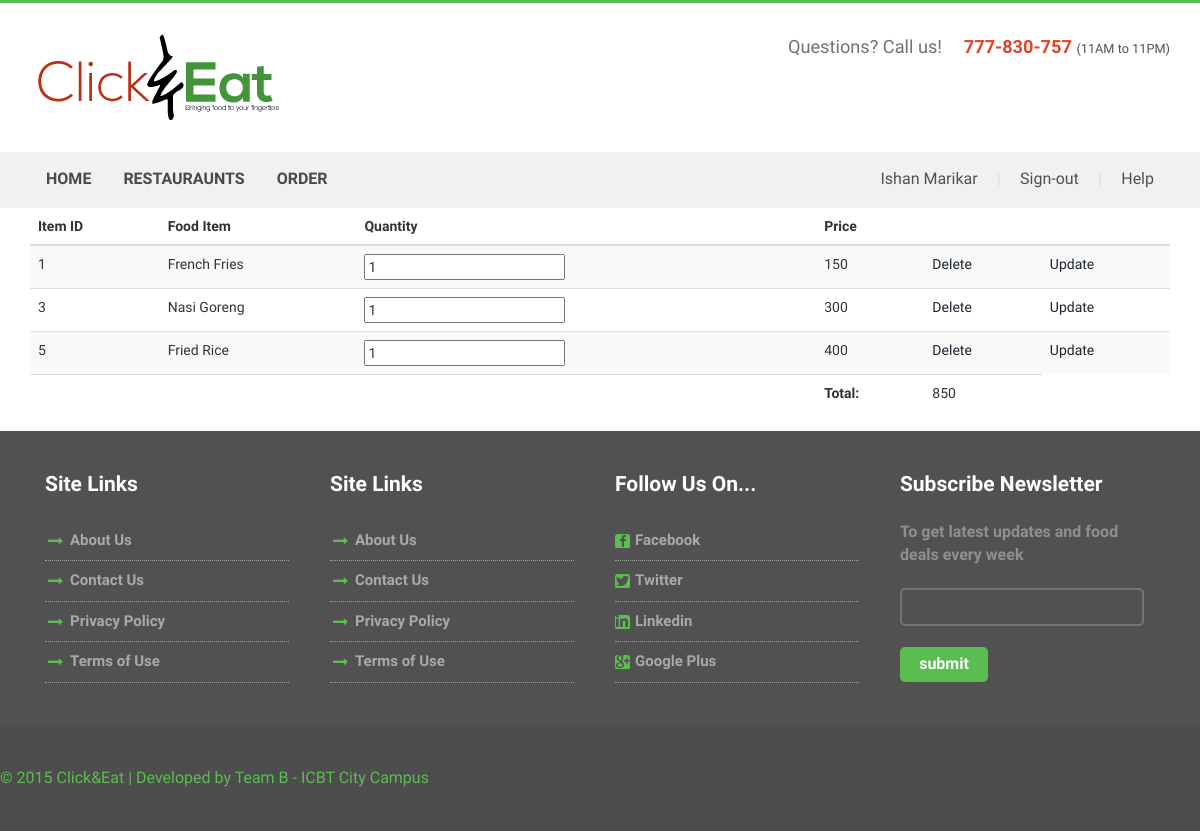
Screenshot of /ShoppingCart.php (signed in) with the database file from the repository.
### tables this page shows
CREATE TABLE IF NOT EXISTS `pages` (
  `pageID` int(11) NOT NULL AUTO_INCREMENT,
  `pageTitle` text NOT NULL,
  `pageLocation` text NOT NULL,
  PRIMARY KEY (`pageID`)
);

CREATE TABLE IF NOT EXISTS `cart_items` (
  `cartItem_ID` int(11) NOT NULL AUTO_INCREMENT,
  `meal_id` int(11) NOT NULL,
  `quantity` int(11) NOT NULL,
  `cartId` int(11) NOT NULL,
  PRIMARY KEY (`cartItem_ID`),
  KEY `FK_cart_items_meal` (`meal_id`),
  KEY `FK_cart_items_cart` (`cartId`),
  CONSTRAINT `FK_cart_items_cart` FOREIGN KEY (`cartId`) REFERENCES `cart` (`cartId`),
  CONSTRAINT `FK_cart_items_meal` FOREIGN KEY (`meal_id`) REFERENCES `meal` (`meal_id`)
);

CREATE TABLE IF NOT EXISTS `meal` (
  `meal_id` int(11) NOT NULL AUTO_INCREMENT,
  `mealName` text NOT NULL,
  `mealDescription` text NOT NULL,
  `menuId` int(11) DEFAULT NULL,
  `mealPrice` int(11) NOT NULL,
  `restaurantId` int(11) NOT NULL,
  PRIMARY KEY (`meal_id`),
  KEY `FK_RestaurantId` (`restaurantId`),
  KEY `FK_MenuId` (`menuId`),
  CONSTRAINT `FK_MenuId` FOREIGN KEY (`menuId`) REFERENCES `menu` (`Menu_No`),
  CONSTRAINT `FK_RestaurantId` FOREIGN KEY (`restaurantId`) REFERENCES `restaurant` (`Restaurant_ID`)
);

### includes/database.class.php (called while the page is built, shortened)
<?php
class Database
{
	private function createConnection()
	{
		try {
			$dsn = "mysql:host=".HOST.";dbname=".DATABASE;
			$database  = new \PDO($dsn, USERNAME, PASSWORD);
			$database->setAttribute(\PDO::ATTR_ERRMODE, \PDO::ERRMODE_EXCEPTION);
			return $database;
		} catch (\PDOException $ex) {
			$GLOBALS['error'] = $ex->getMessage();
			return null;
		}
	}
	public function query( $query, $queryParameters )
	{
		try {
			$connection = $this->createConnection();
			if (empty($queryParameters)) {
				$preparedStatement = $connection->query($query);
			} else {
				$preparedStatement = $connection->prepare($query);
			}
			if (!empty($queryParameters)) {
				$preparedStatement->execute($queryParameters);
			}
			$result = $preparedStatement->fetchAll();
			return $result;
		} catch (\PDOException $ex) {
			$GLOBALS['error'] = $ex->getMessage();
			throw $ex;
		}
	}
}

### includes/ShoppingCart.class.php (called while the page is built, shortened)
<?php
	require_once("database.class.php");
class ShoppingCart extends \FinalProject\Database{
	public function getAllItems($userId)
	{
		$sql = "SELECT cart.cartId,
				cart.userId,
				cart_items.cartItem_ID,
				meal.meal_id, meal.mealName,
				meal.mealDescription,
				cart_items.quantity,
				meal.mealPrice, meal.restaurantId
				from cart
				INNER JOIN cart_items
				ON cart.cartId = cart_items.cartId
				INNER JOIN meal
				ON cart_items.meal_id = meal.meal_id
				WHERE userId = :userId";
		$queryParameters = array(
			":userId" => $userId
		);
		$result = $this->query($sql, $queryParameters);
		return $result;
	}
}

### ShoppingCart.php (the view, shortened to what this page needs)
<?php
	include_once("includes/webpage.class.php");
	require_once("includes/shoppingcart.class.php");
	$shoppingCart = new ShoppingCart();
	$webPage = new \FinalProject\WebPage("Shopping Cart");
	$headerContent = $webPage->addHeader();
	echo $headerContent;
	if (isset($_SESSION['currentUserID'])) {
		$currentUserID = $_SESSION['currentUserID'];
		$cartItems = $shoppingCart->getAllItems($currentUserID);
	}
?>
	<div class="container">
	<table class="table table-striped">
		<thead>
		<tr>
			<th>Item ID</th>
			<th>Food Item</th>
			<th>Quantity</th>
			<th>Price</th>
			<th></th>
			<th></th>
		</tr>
		</thead>
		<tbody>
<?php if(!empty($cartItems)){
	$total = 0;
	foreach($cartItems as $item){?>
		<tr>
			<td><?php echo $item['meal_id']?></td>
			<td><?php echo $item['mealName'] ?></td>
			<td><?php echo("<input value='{$item['quantity']}'>")?></td>
			<td><?php $price =  $item['mealPrice'] * $item['quantity'];
					echo $price;
					$total = $total + $price;
				?></td>
			<td><a href="<?php echo("shoppingcart.php?action=delete&cart_item=".$item['cartItem_ID']); ?>">Delete</a></td>
			<td><a href="<?php echo("shoppingcart.php?action=update&cart_item=".$item['cartItem_ID']."?quantity=");?>">Update</a></td>
		</tr>
	<?php }?>
	<tr>
		<td></td>
		<td></td>
		<td></td>
		<td><strong>Total: </strong></td>
		<td><?php echo $total ?></td>
	</tr>
		<?php }
	else {
		echo("<h4>No items in the shopping cart.</h4>");
	}?>
		</tbody>
		</table>
	</div>
<?php
	$footerContent = $webPage->addFooter();
	echo $footerContent;
?>

### includes/webpage.class.php (shortened to what this page needs)
<?php
require_once("database.class.php");
class WebPage extends Database
{
	var $siteName;
	var $copyrightYear;
	var $developedBy;
	var $title;
	public function __construct( $title )
	{
		$this->copyrightYear = date("Y");
		$this->developedBy = "Team B - ICBT City Campus";
		$this->siteName = "Click&Eat";
		$this->title = $title;
	}
	public function addHeader()
	{
		$content = "<!DOCTYPE html> ";
		$content .= "<html> ";
		$content .= "<head> ";
		$content .= "<title>{$this->title} | {$this->siteName}</title> ";
		$content .= "<link href='/css/bootstrap.css' rel='stylesheet' type='text/css' /> ";
		$content .= " ";
		$content .= "<script src='/js/jquery.min.js'></script> ";
		$content .= " ";
		$content .= "<link href='/css/style.css' rel='stylesheet' type='text/css' media='all' /> ";
		$content .= " ";
		$content .= "<meta name='viewport' content='width=device-width, initial-scale=1'> ";
		$content .= "<script type='application/x-javascript'> addEventListener('load', function() { setTimeout(hideURLbar, 0); }, false); function hideURLbar(){ window.scrollTo(0,1); }</script> ";
		$content .= " ";
		$content .= "<link href='http://fonts.googleapis.com/css?family=Source+Sans+Pro:200,300,400,600,700,900,200italic,300italic,400italic,600italic,700italic,900italic' rel='stylesheet' type='text/css'> ";
		$content .= "<link href='http://fonts.googleapis.com/css?family=Lobster+Two:400,400italic,700,700italic' rel='stylesheet' type='text/css'> ";
		$content .= " ";
		$content .= "<script src='/js/wow.min.js'></script> ";
		$content .= "<link href='/css/animate.css' rel='stylesheet' type='text/css' /> ";
		$content .= "<script> ";
		$content .= "new WOW().init(); ";
		$content .= "</script> ";
		$content .= "<script type='text/javascript' src='/js/move-top.js'></script> ";
		$content .= "<script type='text/javascript' src='/js/easing.js'></script> ";
		$content .= "<script type='text/javascript'> ";
		$content .= "jQuery(document).ready(function($) { ";
		$content .= "$('.scroll').click(function(event){		 ";
		$content .= "event.preventDefault(); ";
		$content .= "$('html,body').animate({scrollTop:$(this.hash).offset().top},1200); ";
		$content .= "}); ";
		$content .= "}); ";
		$content .= "</script> ";
		$content .= "</head> ";
		$content .= "<body> ";
		$content .= " ";
		$content .= "<div class='header'> ";
		$content .= "<div class='container'> ";
		$content .= "<div class='top-header'> ";
		$content .= "<div class='logo'> ";
		$content .= "<a href='./index.php'><img src='/images/logo.png' class='img-responsive' alt='' /></a> ";
		$content .= "</div> ";
		$content .= "<div class='queries'> ";
		$content .= "<p>Questions? Call us!<span>777-830-757 </span><label>(11AM to 11PM)</label></p> ";
		$content .= "</div> ";
		$content .= "<div class='clearfix'></div> ";
		$content .= "</div> ";
		$content .= "</div> ";
		$content .= "<div class='menu-bar'> ";
		$content .= "<div class='container'> ";
		$content .= "<div class='top-menu'> ";
		$content .= "<ul> ";
		$content .=  $this->addNavigationBar();
		$content .= "</ul> ";
		$content .= "</div> ";
		$content .= "<div class='login-section'> ";
		$content .= "<ul> ";
		if(isset($_SESSION['isLogged']) and $_SESSION['isLogged'] == true) {
			$content .= "<li><a href='#'>{$_SESSION['fullName']}</a>  </li> | ";
			$content .= "<li><a href='./includes/functions.php?action=logout'>Sign-out</a> </li> | ";
		}
		else {
			$content .= "<li><a href='#sign-in' data-toggle='modal' data-target='#signinModal'>Login</a>  </li> | ";
			$content .= "<li><a href='./register'>Register</a> </li> | ";
		}
		$content .= "<li><a href='#'>Help</a></li> ";
		$content .= "<div class='clearfix'></div> ";
		$content .= "</ul> ";
		$content .= "</div> ";
		$content .= "<div class='clearfix'></div> ";
		$content .= "</div> ";
		$content .= "</div> ";
		$content .= "</div> ";
		return $content;
	}
	private function addNavigationBar()
	{
		$sql = "SELECT * from pages";
		$queryParameters = "";
		$result = $this->query($sql, $queryParameters);
		$content = "";
		foreach ($result as $pages) {
			if ($this->title == $pages['pageTitle']) {
				$content .= "<li class='active'><a href='./{$pages['pageLocation']}'>{$pages['pageTitle']}</a></li>";
			} else {
				$content .= "<li><a href='./{$pages['pageLocation']}'>{$pages['pageTitle']}</a></li>";
			}
		}
		$content .= "<div class='clearfix'></div>";
		return $content;
	}
	public function addFooter()
	{
		$content = "<div class='contact-section' id='contact'>";
		$content .= "<div class='container'>";
		$content .= "<div class='contact-section-grids'>";
		$content .= "<div class='col-md-3 contact-section-grid wow fadeInLeft' data-wow-delay='0.4s'>";
		$content .= "<h4>Site Links</h4>";
		$content .= "<ul>";
		$content .= "<li><i class='point'></i></li>";
		$content .= "<li class='data'><a href='#'>About Us</a></li>";
		$content .= "</ul>";
		$content .= "<ul>";
		$content .= "<li><i class='point'></i></li>";
		$content .= "<li class='data'><a href='#'>Contact Us</a></li>";
		$content .= "</ul>";
		$content .= "<ul>";
		$content .= "<li><i class='point'></i></li>";
		$content .= "<li class='data'><a href='#'>Privacy Policy</a></li>";
		$content .= "</ul>";
		$content .= "<ul>";
		$content .= "<li><i class='point'></i></li>";
		$content .= "<li class='data'><a href='#'>Terms of Use</a></li>";
		$content .= "</ul>";
		$content .= "</div>";
		$content .= "<div class='col-md-3 contact-section-grid wow fadeInLeft' data-wow-delay='0.4s'>";
		$content .= "<h4>Site Links</h4>";
		$content .= "<ul>";
		$content .= "<li><i class='point'></i></li>";
		$content .= "<li class='data'><a href='#'>About Us</a></li>";
		$content .= "</ul>";
		$content .= "<ul>";
		$content .= "<li><i class='point'></i></li>";
		$content .= "<li class='data'><a href='#'>Contact Us</a></li>";
		$content .= "</ul>";
		$content .= "<ul>";
		$content .= "<li><i class='point'></i></li>";
		$content .= "<li class='data'><a href='#'>Privacy Policy</a></li>";
		$content .= "</ul>";
		$content .= "<ul>";
		$content .= "<li><i class='point'></i></li>";
		$content .= "<li class='data'><a href='#'>Terms of Use</a></li>";
		$content .= "</ul>";
		$content .= "</div>";
		$content .= "<div class='col-md-3 contact-section-grid wow fadeInRight' data-wow-delay='0.4s'>";
		$content .= "<h4>Follow Us On...</h4>";
		$content .= "<ul>";
		$content .= "<li><i class='fb'></i></li>";
		$content .= "<li class='data'> <a href='#'>  Facebook</a></li>";
		$content .= "</ul>";
		$content .= "<ul>";
		$content .= "<li><i class='tw'></i></li>";
		$content .= "<li class='data'> <a href='#'>Twitter</a></li>";
		$content .= "</ul>";
		$content .= "<ul>";
		$content .= "<li><i class='in'></i></li>";
		$content .= "<li class='data'><a href='#'> Linkedin</a></li>";
		$content .= "</ul>";
		$content .= "<ul>";
		$content .= "<li><i class='gp'></i></li>";
		$content .= "<li class='data'><a href='#'>Google Plus</a></li>";
		$content .= "</ul>";
		$content .= "</div>";
		$content .= "<div class='col-md-3 contact-section-grid nth-grid wow fadeInRight' data-wow-delay='0.4s'>";
		$content .= "<h4>Subscribe Newsletter</h4>";
		$content .= "<p>To get latest updates and food deals every week</p>";
		$content .= "<input type='text' class='text' value='' onfocus='this.value = '';' onblur='if (this.value == '') {this.value = '';}'>";
		$content .= "<input type='submit' value='submit'>";
		$content .= "</div>";
		$content .= "<div class='clearfix'></div>";
		$content .= "</div>";
		$content .= "</div>";
		$content .= "</div>";
		$content .= "";
		$content .= "";
		$content .= "<div class='footer'>";
		$content .= "<div class='container'>";
		$content .= "</div>";
		$content .= "<p class='wow fadeInLeft' data-wow-delay='0.4s'>&copy; {$this->copyrightYear} {$this->siteName} | Developed by {$this->developedBy} </p>";
		$content .= "</div>";
		$content .= "";
		$content .= "<script type='text/javascript'>";
		$content .= "$(document).ready(function() {";
		$content .= "/*";
		$content .= "var defaults = {";
		$content .= "containerID: 'toTop', // fading element id";
		$content .= "containerHoverID: 'toTopHover', // fading element hover id";
		$content .= "scrollSpeed: 1200,";
		$content .= "easingType: 'linear'";
		$content .= "};";
		$content .= "*/";
		$content .= "$().UItoTop({ easingType: 'easeOutQuart' });";
		$content .= "});";
		$content .= "</script>";
		$content .= "<a href='#' id='toTop' style='display: block;'> <span id='toTopHover' style='opacity: 1;'> </span></a>";
		$content .= "<div class='modal fade' id='signinModal' tabindex='-1' role='dialog' aria-labelledby='basicModal' aria-hidden='true'> ";
		$content .= "    <div class='modal-dialog'>";
		$content .= "      <div class='modal-content'>";
		$content .= "        <div class='modal-header'>";
		$content .= "          <button type='button' class='close' data-dismiss='modal' aria-hidden='true'>&times;</button>";
		$content .= "          <h2 class='modal-title' id='myModalLabel'>Sign in</h2>";
		$content .= "        </div>";
		$content .= "          <form class='form-horizontal' id='register-form' name='login' action='./includes/functions.php' onsubmit='return validateLoginForm();'>";
		$content .= "            <div class='modal-body'>";
		$content .= "            <fieldset>";
		$content .= "              ";
		$content .= "              <div class='form-group'>";
		$content .= "                <label class='col-md-4 control-label' for='email'>Email:</label>";
		$content .= "                <div class='col-md-5'>";
		$content .= "                <input id='email' name='email' type='text' placeholder='username' class='form-control input-md' required=''>";
		$content .= "                </div>";
		$content .= "              </div>";
		$content .= "              ";
		$content .= "              <div class='form-group'>";
		$content .= "                <label class='col-md-4 control-label' for='password'>Password:</label>";
		$content .= "                <div class='col-md-5'>";
		$content .= "                <input id='password' name='password' type='password' placeholder='password' class='form-control input-md' required=''>";
		$content .= "                </div>";
		$content .= "              </div>";
		$content .= "                <input type='hidden' name='action' value='signin'>";
		$content .= "            </fieldset>";
		$content .= "        </div>";
		$content .= "        <div class='modal-footer'>";
		$content .= "          <button class='btn btn-danger' data-dismiss='modal' aria-hidden='true'>Cancel</button>";
		$content .= "            <input type='submit' class='btn btn-success' id='signin-button' value='Sign In'>";
		$content .= "        </div>";
		$content .= "          </form>";
		$content .= "<script src='./js/bootstrap.min.js'></script>";
		$content .= "</body>";
		$content .= "</html>";
		return $content;
	}
}

### rows the page displays
pages: pageTitle "HOME"
pages: pageTitle "RESTAURAUNTS"
pages: pageTitle "ORDER"
cart_items: meal.meal_id "1", meal.mealName "French Fries", quantity "1", meal.mealPrice "150"
cart_items: meal.meal_id "3", meal.mealName "Nasi Goreng", quantity "1", meal.mealPrice "300"
cart_items: meal.meal_id "5", meal.mealName "Fried Rice", quantity "1", meal.mealPrice "400"

### other values shown
$_SESSION['fullName'] "Ishan Marikar"
$total "850"
$this->copyrightYear "2015"
$this->siteName "Click&Eat"
$this->developedBy "Team B - ICBT City Campus"
